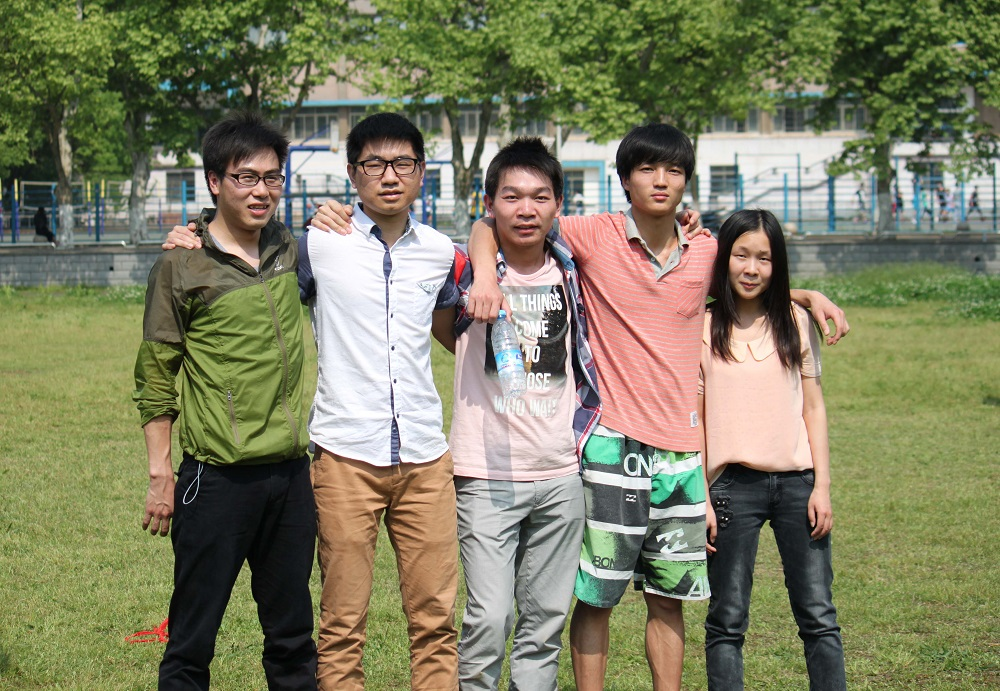
#> input picture project/group.jpg, 1000 x 691 px
$ python facedection.py
#> lines starting #> are read from the running program, lines starting #| are printed output that depends on the picture
import os
import cv2
from PIL import Image, ImageDraw


def detectByClf(image_name, clf):
    img = cv2.imread(image_name)
    smiles_cascade = cv2.CascadeClassifier(clf)
    # 如果img维度为3，表示非灰度图，先转化为灰度图gray，如果不为3，即2，原图就是灰度图

    gray = cv2.cvtColor(img, cv2.COLOR_BGR2GRAY)


    print(
    "start detecting...")
    zones = smiles_cascade.detectMultiScale(gray, 1.3, 5)
    result = []
    for (x, y, width, height) in zones:
        result.append((x, y, x + width, y + height))
    print
    "end detecting."
    return result


# 将检测到的区域保存到outpath目录中
def saveDetected(image_name, clf, outpath="/Users/weijiewu/Desktop/dsplab/project/output"):
    if not os.path.exists(outpath):
        os.mkdir(outpath)
    detected = detectByClf(image_name, clf)
    if detected:
        print(
        "start save detected...")
        if outpath == "/Users/weijiewu/Desktop/dsplab/project":
            outdir = outpath + "/" + image_name.split('.')[0] + "_faces"
        else:
            outdir = outpath
        if not os.path.exists(outdir):
            os.mkdir(outdir)
        count = 0
        for (x1, y1, x2, y2) in detected:
            # 将人脸保存在outdir目录下。
            file_name = os.path.join(outdir, str(count) + ".jpg")
            # Image模块：Image.open获取图像句柄
            # crop剪切图像(剪切的区域就是detectFaces返回的坐标)，save保存。
            Image.open(image_name).crop((x1, y1, x2, y2)).save(file_name)
            count += 1
        print
        "end saved."
    else:
        print
        "Not detected!"


# 在原图像上绘制检测到的区域
def drawDetected(image_name, clf, outfile):
    detected = detectByClf(image_name, clf)
    if detected:
        print
        "start drawing detected..."
        img = Image.open(image_name)
        draw_instance = ImageDraw.Draw(img)
        for (x1, y1, x2, y2) in detected:
            draw_instance.rectangle((x1, y1, x2, y2), outline=(255, 0, 0))
        img.save(outfile)
        print
        "end drawing."
    else:
        print
        "Not detected!"


def main():
    # CentOS系统clf的路径在/usr/share/OpenCV/haarcascades/下
    # 这里我将其拷贝到本目录
    clf_face = "/Users/weijiewu/Desktop/dsplab/project/haarcascades/haarcascade_frontalface_default.xml"  # face
    clf_mouth = "/Users/weijiewu/Desktop/dsplab/project/haarcascades/haarcascade_mcs_mouth.xml"  # mouth
    # clf_eye = "haarcascades/haarcascade_eye.xml" #eye
    clf_smile = "/Users/weijiewu/Desktop/dsplab/project/haarcascades/haarcascade_smile.xml" #smile

    picture = "group.jpg"  # 输入图像
    pic_front = "draw_" + picture.split(".")[0]
    outface = pic_front + "_face.jpg"
    outmouth = pic_front + "_mouth.jpg"
    # outeye = pic_front + "_eye.jpg"
    outsmile = pic_front + "_smile.jpg"

    # 开始检测并绘制检测区域
    drawDetected(picture, clf_face, outface)
#> in detectByClf, img is the input picture: shape (691, 1000, 3); mean B, G, R 98.4, 127.1, 127
#> in detectByClf, `gray = cv2.cvtColor(img, cv2.COLOR_BGR2GRAY)`:
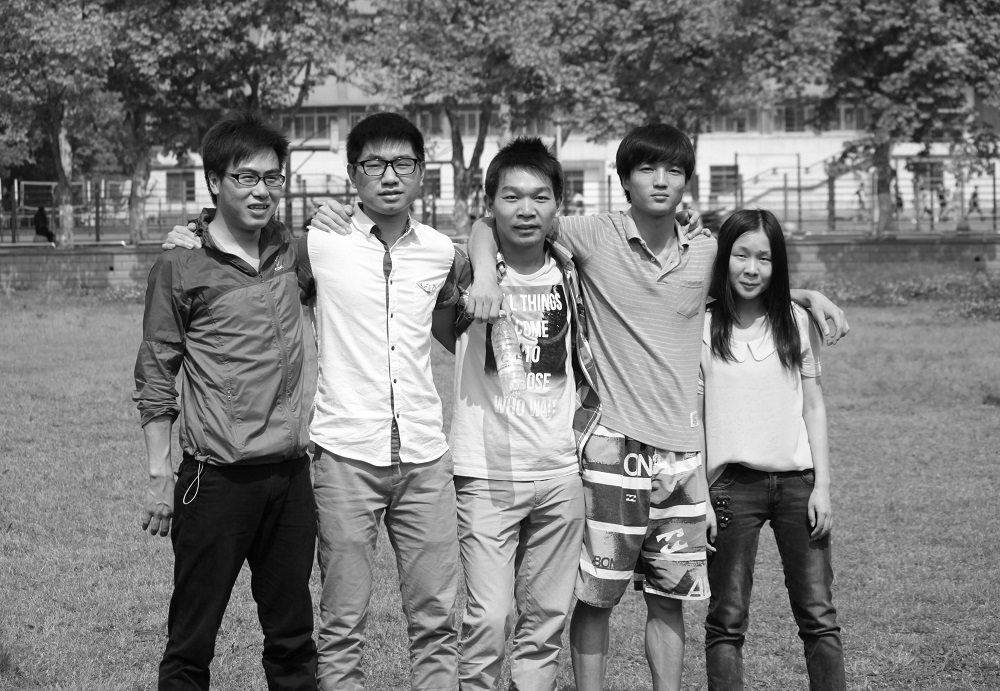
#> gray: shape (691, 1000); min 0, max 255, mean 123.8
#> in detectByClf, `zones = smiles_cascade.detectMultiScale(gray, 1.3, 5)`: zones = [[625, 142, 71, 71], [225, 152, 68, 68], [488, 168, 75, 75], [721, 235, 61, 61], [351, 135, 76, 76]]
#> the loop in detectByClf, `for (x, y, width, height) in zones:` made 5 passes
#> after the loop in detectByClf, `for (x, y, width, height) in zones:`: result = [(625, 142, 696, 213), (225, 152, 293, 220), (488, 168, 563, 243), (721, 235, 782, 296), (351, 135, 427, 211)]
#> in drawDetected, `detected = detectByClf(image_name, clf)`: detected has the same summary as result in detectByClf
#> the loop in drawDetected, `for (x1, y1, x2, y2) in detected:` made 5 passes
#> in drawDetected, `img.save(outfile)`:
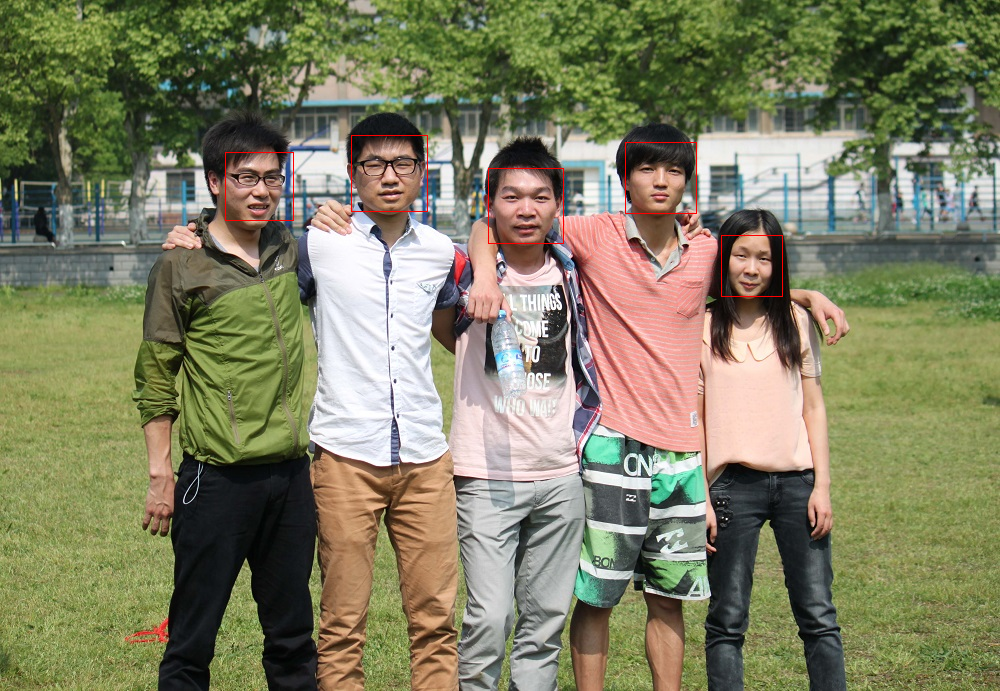
#> saved as draw_group_face.jpg: PIL image 1000x691 RGB; mean R, G, B 127.3, 126.9, 98.2
    drawDetected(picture, clf_mouth, outmouth)
#> call 2 of drawDetected, with image_name = 'group.jpg', outfile = 'draw_group_mouth.jpg'
#> the loop in detectByClf (call 2), `for (x, y, width, height) in zones:` made 11 passes
#> (x, y, width, height) on passes 1 to 11: (374, 188, 32, 20), (645, 189, 29, 18), (528, 192, 28, 17), (497, 192, 29, 18), (241, 202, 31, 19), (509, 222, 32, 19), (731, 251, 25, 15), (737, 278, 28, 17), (361, 189, 55, 33), (498, 216, 55, 33), (384, 488, 57, 34)
#> in drawDetected (call 2), `detected = detectByClf(image_name, clf)`: detected = [(374, 188, 406, 208), (645, 189, 674, 207), (528, 192, 556, 209), (497, 192, 526, 210), (241, 202, 272, 221), (509, 222, 541, 241), (731, 251, 756, 266), (737, 278, 765, 295), (361, 189, 416, 222), (498, 216, 553, 249), (384, 488, 441, 522)]
#> the loop in drawDetected (call 2), `for (x1, y1, x2, y2) in detected:` made 11 passes
#> in drawDetected (call 2), `img.save(outfile)`:
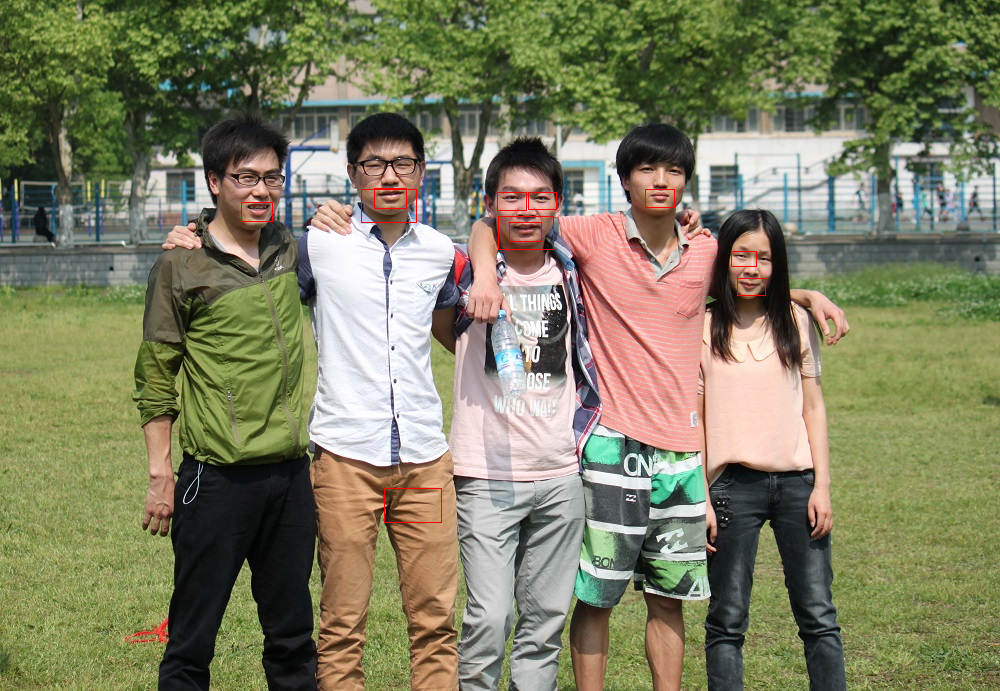
#> saved as draw_group_mouth.jpg: PIL image 1000x691 RGB; mean R, G, B 127.2, 126.9, 98.2
    # drawDetected(picture,  clf_eye, outeye)
    drawDetected(picture, clf_smile, outsmile)
#> call 3 of drawDetected, with image_name = 'group.jpg', outfile = 'draw_group_smile.jpg'
#> in detectByClf (call 3), `zones = smiles_cascade.detectMultiScale(gray, 1.3, 5)`: zones = 66 rows, first 6: [241, 200, 36, 18], [733, 274, 36, 18], [142, 382, 36, 18], [506, 473, 36, 18], [318, 477, 36, 18], [369, 186, 49, 24]
#> in drawDetected (call 3), `detected = detectByClf(image_name, clf)`: detected = 66 items, first 6: (241, 200, 277, 218), (733, 274, 769, 292), (142, 382, 178, 400), (506, 473, 542, 491), (318, 477, 354, 495), (369, 186, 418, 210)
#> the loop in drawDetected (call 3), `for (x1, y1, x2, y2) in detected:` made 66 passes
#> (x1, y1, x2, y2) on passes 1 to 12: (241, 200, 277, 218), (733, 274, 769, 292), (142, 382, 178, 400), (506, 473, 542, 491), (318, 477, 354, 495), (369, 186, 418, 210), (233, 204, 280, 227), (501, 222, 552, 247), (88, 227, 140, 253), (395, 250, 442, 273), (649, 334, 696, 357), (198, 331, 272, 368)
#> in drawDetected (call 3), `img.save(outfile)`:
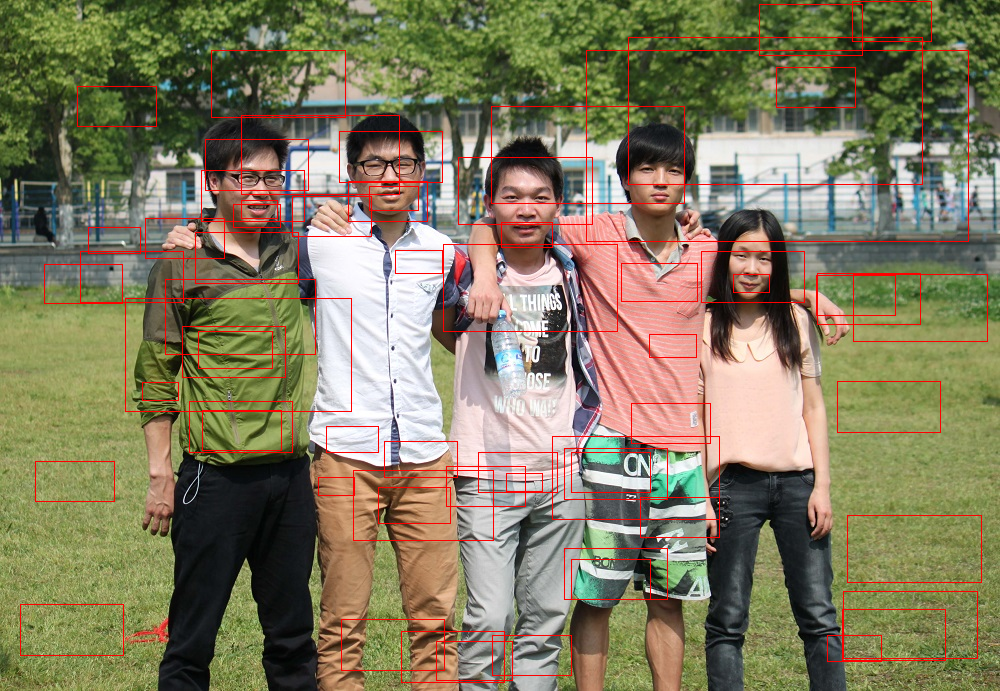
#> saved as draw_group_smile.jpg: PIL image 1000x691 RGB; mean R, G, B 130.5, 123.5, 95.5
    # 保存检测到的脸部
    saveDetected(picture, clf_face)
#> in saveDetected, `detected = detectByClf(image_name, clf)`: detected has the same summary as result in detectByClf
#> in saveDetected, `Image.open(image_name).crop((x1, y1, x2, y2)).save(file_name)`:
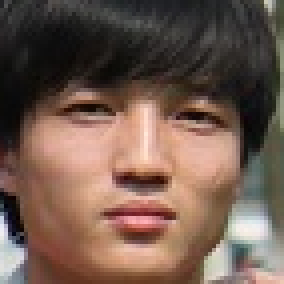
#> saved as 0.jpg: PIL image 71x71 RGB (shown 4 times larger); mean R, G, B 113.5, 90.4, 78.7


if __name__ == '__main__':
    main()
